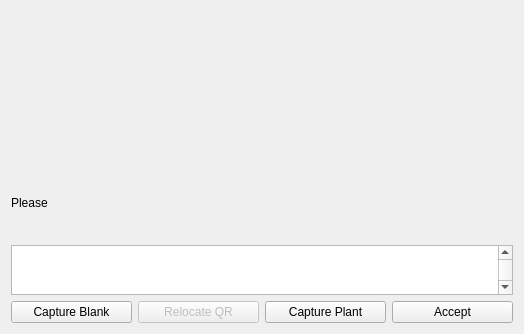
<?xml version="1.0" encoding="UTF-8"?>
<ui version="4.0">
 <class>capturePlant</class>
 <widget class="QWidget" name="capturePlant">
  <property name="geometry">
   <rect>
    <x>0</x>
    <y>0</y>
    <width>524</width>
    <height>334</height>
   </rect>
  </property>
  <property name="windowTitle">
   <string>Form</string>
  </property>
  <layout class="QVBoxLayout" name="verticalLayout">
   <item>
    <layout class="QHBoxLayout" name="horizontalLayout">
     <item>
      <widget class="QLabel" name="label">
       <property name="minimumSize">
        <size>
         <width>0</width>
         <height>150</height>
        </size>
       </property>
       <property name="maximumSize">
        <size>
         <width>164</width>
         <height>150</height>
        </size>
       </property>
       <property name="text">
        <string/>
       </property>
      </widget>
     </item>
     <item>
      <widget class="QLabel" name="label_2">
       <property name="maximumSize">
        <size>
         <width>164</width>
         <height>150</height>
        </size>
       </property>
       <property name="text">
        <string/>
       </property>
      </widget>
     </item>
     <item>
      <widget class="QLabel" name="label_3">
       <property name="maximumSize">
        <size>
         <width>164</width>
         <height>150</height>
        </size>
       </property>
       <property name="text">
        <string/>
       </property>
      </widget>
     </item>
    </layout>
   </item>
   <item>
    <widget class="QLabel" name="instructions">
     <property name="text">
      <string>Please</string>
     </property>
    </widget>
   </item>
   <item>
    <widget class="QPlainTextEdit" name="plainTextEdit">
     <property name="maximumSize">
      <size>
       <width>16777215</width>
       <height>50</height>
      </size>
     </property>
     <property name="verticalScrollBarPolicy">
      <enum>Qt::ScrollBarAlwaysOn</enum>
     </property>
     <property name="readOnly">
      <bool>true</bool>
     </property>
    </widget>
   </item>
   <item>
    <layout class="QHBoxLayout" name="horizontalLayout_2">
     <item>
      <widget class="QPushButton" name="pushButton_3">
       <property name="text">
        <string>Capture Blank</string>
       </property>
      </widget>
     </item>
     <item>
      <widget class="QPushButton" name="pushButton_4">
       <property name="enabled">
        <bool>false</bool>
       </property>
       <property name="text">
        <string>Relocate QR</string>
       </property>
      </widget>
     </item>
     <item>
      <widget class="QPushButton" name="pushButton">
       <property name="text">
        <string>Capture Plant</string>
       </property>
      </widget>
     </item>
     <item>
      <widget class="QPushButton" name="pushButton_2">
       <property name="text">
        <string>Accept</string>
       </property>
      </widget>
     </item>
    </layout>
   </item>
  </layout>
 </widget>
 <resources/>
 <connections/>
</ui>
